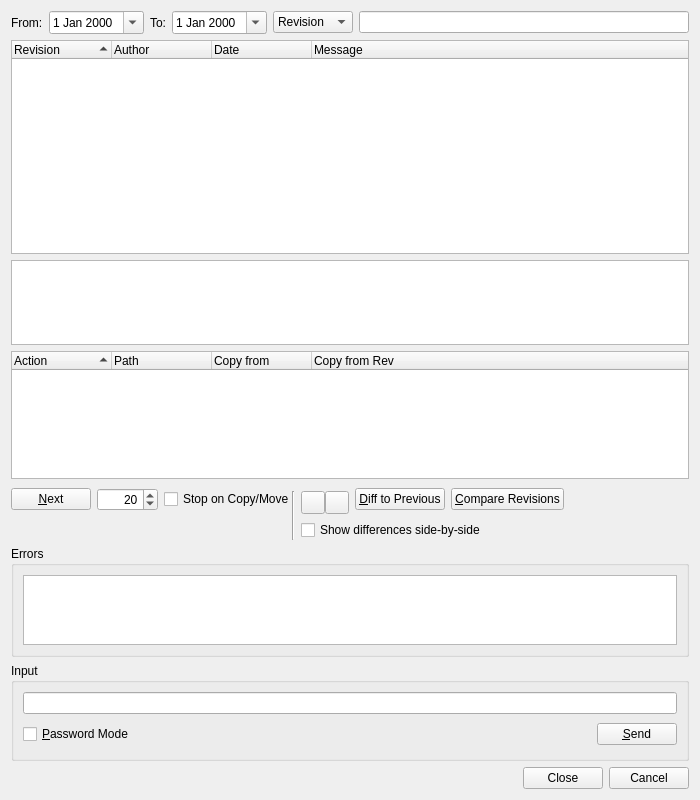
<?xml version="1.0" encoding="UTF-8"?>
<ui version="4.0">
 <class>SvnLogBrowserDialog</class>
 <widget class="QWidget" name="SvnLogBrowserDialog">
  <property name="geometry">
   <rect>
    <x>0</x>
    <y>0</y>
    <width>700</width>
    <height>800</height>
   </rect>
  </property>
  <property name="windowTitle">
   <string>Subversion Log</string>
  </property>
  <layout class="QVBoxLayout" name="verticalLayout">
   <item>
    <layout class="QHBoxLayout">
     <item>
      <widget class="QLabel" name="label">
       <property name="text">
        <string>From:</string>
       </property>
      </widget>
     </item>
     <item>
      <widget class="QDateEdit" name="fromDate">
       <property name="toolTip">
        <string>Enter the start date</string>
       </property>
       <property name="calendarPopup">
        <bool>true</bool>
       </property>
      </widget>
     </item>
     <item>
      <widget class="QLabel" name="label_2">
       <property name="text">
        <string>To:</string>
       </property>
      </widget>
     </item>
     <item>
      <widget class="QDateEdit" name="toDate">
       <property name="toolTip">
        <string>Enter the end date</string>
       </property>
       <property name="calendarPopup">
        <bool>true</bool>
       </property>
      </widget>
     </item>
     <item>
      <widget class="QComboBox" name="fieldCombo">
       <property name="toolTip">
        <string>Select the field to filter on</string>
       </property>
       <item>
        <property name="text">
         <string>Revision</string>
        </property>
       </item>
       <item>
        <property name="text">
         <string>Author</string>
        </property>
       </item>
       <item>
        <property name="text">
         <string>Message</string>
        </property>
       </item>
      </widget>
     </item>
     <item>
      <widget class="QLineEdit" name="rxEdit">
       <property name="toolTip">
        <string>Enter the regular expression to filter on</string>
       </property>
       <property name="clearButtonEnabled">
        <bool>true</bool>
       </property>
      </widget>
     </item>
    </layout>
   </item>
   <item>
    <widget class="QTreeWidget" name="logTree">
     <property name="sizePolicy">
      <sizepolicy hsizetype="Expanding" vsizetype="Expanding">
       <horstretch>0</horstretch>
       <verstretch>5</verstretch>
      </sizepolicy>
     </property>
     <property name="alternatingRowColors">
      <bool>true</bool>
     </property>
     <property name="selectionMode">
      <enum>QAbstractItemView::ExtendedSelection</enum>
     </property>
     <property name="rootIsDecorated">
      <bool>false</bool>
     </property>
     <property name="itemsExpandable">
      <bool>false</bool>
     </property>
     <property name="sortingEnabled">
      <bool>true</bool>
     </property>
     <property name="allColumnsShowFocus">
      <bool>true</bool>
     </property>
     <column>
      <property name="text">
       <string>Revision</string>
      </property>
     </column>
     <column>
      <property name="text">
       <string>Author</string>
      </property>
     </column>
     <column>
      <property name="text">
       <string>Date</string>
      </property>
     </column>
     <column>
      <property name="text">
       <string>Message</string>
      </property>
     </column>
    </widget>
   </item>
   <item>
    <widget class="QTextEdit" name="messageEdit">
     <property name="sizePolicy">
      <sizepolicy hsizetype="Expanding" vsizetype="Expanding">
       <horstretch>0</horstretch>
       <verstretch>2</verstretch>
      </sizepolicy>
     </property>
     <property name="readOnly">
      <bool>true</bool>
     </property>
    </widget>
   </item>
   <item>
    <widget class="QTreeWidget" name="filesTree">
     <property name="sizePolicy">
      <sizepolicy hsizetype="Expanding" vsizetype="Expanding">
       <horstretch>0</horstretch>
       <verstretch>3</verstretch>
      </sizepolicy>
     </property>
     <property name="alternatingRowColors">
      <bool>true</bool>
     </property>
     <property name="rootIsDecorated">
      <bool>false</bool>
     </property>
     <property name="itemsExpandable">
      <bool>false</bool>
     </property>
     <property name="sortingEnabled">
      <bool>true</bool>
     </property>
     <property name="allColumnsShowFocus">
      <bool>true</bool>
     </property>
     <column>
      <property name="text">
       <string>Action</string>
      </property>
     </column>
     <column>
      <property name="text">
       <string>Path</string>
      </property>
     </column>
     <column>
      <property name="text">
       <string>Copy from</string>
      </property>
     </column>
     <column>
      <property name="text">
       <string>Copy from Rev</string>
      </property>
     </column>
    </widget>
   </item>
   <item>
    <layout class="QGridLayout" name="gridLayout">
     <item row="0" column="0" rowspan="2">
      <widget class="QPushButton" name="nextButton">
       <property name="toolTip">
        <string>Press to get the next bunch of log entries</string>
       </property>
       <property name="text">
        <string>&amp;Next</string>
       </property>
      </widget>
     </item>
     <item row="0" column="1" rowspan="2">
      <widget class="QSpinBox" name="limitSpinBox">
       <property name="toolTip">
        <string>Enter the limit of entries to fetch</string>
       </property>
       <property name="alignment">
        <set>Qt::AlignRight|Qt::AlignTrailing|Qt::AlignVCenter</set>
       </property>
       <property name="minimum">
        <number>1</number>
       </property>
       <property name="maximum">
        <number>10000</number>
       </property>
       <property name="value">
        <number>20</number>
       </property>
      </widget>
     </item>
     <item row="0" column="2" rowspan="2" colspan="2">
      <widget class="QCheckBox" name="stopCheckBox">
       <property name="toolTip">
        <string>Select to stop listing log messages at a copy or move</string>
       </property>
       <property name="text">
        <string>Stop on Copy/Move</string>
       </property>
      </widget>
     </item>
     <item row="0" column="5" rowspan="2">
      <widget class="QPushButton" name="diffPreviousButton">
       <property name="toolTip">
        <string>Press to generate a diff to the previous revision</string>
       </property>
       <property name="text">
        <string>&amp;Diff to Previous</string>
       </property>
      </widget>
     </item>
     <item row="0" column="6" rowspan="2">
      <widget class="QPushButton" name="diffRevisionsButton">
       <property name="toolTip">
        <string>Press to compare two revisions</string>
       </property>
       <property name="text">
        <string>&amp;Compare Revisions</string>
       </property>
      </widget>
     </item>
     <item row="0" column="7" rowspan="2">
      <spacer>
       <property name="orientation">
        <enum>Qt::Horizontal</enum>
       </property>
       <property name="sizeHint" stdset="0">
        <size>
         <width>39</width>
         <height>26</height>
        </size>
       </property>
      </spacer>
     </item>
     <item row="1" column="3" rowspan="2">
      <widget class="Line" name="line">
       <property name="orientation">
        <enum>Qt::Vertical</enum>
       </property>
      </widget>
     </item>
     <item row="1" column="4">
      <layout class="QHBoxLayout" name="horizontalLayout">
       <property name="spacing">
        <number>0</number>
       </property>
       <item>
        <widget class="QToolButton" name="upButton">
         <property name="toolTip">
          <string>Press to move up in the log list</string>
         </property>
         <property name="autoRepeat">
          <bool>true</bool>
         </property>
        </widget>
       </item>
       <item>
        <widget class="QToolButton" name="downButton">
         <property name="toolTip">
          <string>Press to move down in the log list</string>
         </property>
         <property name="autoRepeat">
          <bool>true</bool>
         </property>
        </widget>
       </item>
      </layout>
     </item>
     <item row="2" column="4" colspan="3">
      <widget class="QCheckBox" name="sbsCheckBox">
       <property name="toolTip">
        <string>Select to show differences side-by-side</string>
       </property>
       <property name="text">
        <string>Show differences side-by-side</string>
       </property>
      </widget>
     </item>
    </layout>
   </item>
   <item>
    <widget class="QGroupBox" name="errorGroup">
     <property name="sizePolicy">
      <sizepolicy hsizetype="Preferred" vsizetype="Expanding">
       <horstretch>0</horstretch>
       <verstretch>1</verstretch>
      </sizepolicy>
     </property>
     <property name="title">
      <string>Errors</string>
     </property>
     <layout class="QVBoxLayout">
      <item>
       <widget class="QTextEdit" name="errors">
        <property name="whatsThis">
         <string>&lt;b&gt;Subversion log errors&lt;/b&gt;&lt;p&gt;This shows possible error messages of the svn log command.&lt;/p&gt;</string>
        </property>
        <property name="readOnly">
         <bool>true</bool>
        </property>
        <property name="acceptRichText">
         <bool>false</bool>
        </property>
       </widget>
      </item>
     </layout>
    </widget>
   </item>
   <item>
    <widget class="QGroupBox" name="inputGroup">
     <property name="title">
      <string>Input</string>
     </property>
     <layout class="QGridLayout">
      <item row="1" column="1">
       <spacer>
        <property name="orientation">
         <enum>Qt::Horizontal</enum>
        </property>
        <property name="sizeType">
         <enum>QSizePolicy::Expanding</enum>
        </property>
        <property name="sizeHint" stdset="0">
         <size>
          <width>327</width>
          <height>29</height>
         </size>
        </property>
       </spacer>
      </item>
      <item row="1" column="2">
       <widget class="QPushButton" name="sendButton">
        <property name="toolTip">
         <string>Press to send the input to the subversion process</string>
        </property>
        <property name="text">
         <string>&amp;Send</string>
        </property>
        <property name="shortcut">
         <string>Alt+S</string>
        </property>
       </widget>
      </item>
      <item row="0" column="0" colspan="3">
       <widget class="QLineEdit" name="input">
        <property name="toolTip">
         <string>Enter data to be sent to the subversion process</string>
        </property>
       </widget>
      </item>
      <item row="1" column="0">
       <widget class="QCheckBox" name="passwordCheckBox">
        <property name="toolTip">
         <string>Select to switch the input field to password mode</string>
        </property>
        <property name="text">
         <string>&amp;Password Mode</string>
        </property>
        <property name="shortcut">
         <string>Alt+P</string>
        </property>
       </widget>
      </item>
     </layout>
    </widget>
   </item>
   <item>
    <widget class="QDialogButtonBox" name="buttonBox">
     <property name="orientation">
      <enum>Qt::Horizontal</enum>
     </property>
     <property name="standardButtons">
      <set>QDialogButtonBox::Cancel|QDialogButtonBox::Close</set>
     </property>
    </widget>
   </item>
  </layout>
 </widget>
 <tabstops>
  <tabstop>fromDate</tabstop>
  <tabstop>toDate</tabstop>
  <tabstop>fieldCombo</tabstop>
  <tabstop>rxEdit</tabstop>
  <tabstop>logTree</tabstop>
  <tabstop>messageEdit</tabstop>
  <tabstop>filesTree</tabstop>
  <tabstop>nextButton</tabstop>
  <tabstop>limitSpinBox</tabstop>
  <tabstop>stopCheckBox</tabstop>
  <tabstop>upButton</tabstop>
  <tabstop>downButton</tabstop>
  <tabstop>diffPreviousButton</tabstop>
  <tabstop>diffRevisionsButton</tabstop>
  <tabstop>sbsCheckBox</tabstop>
  <tabstop>errors</tabstop>
  <tabstop>input</tabstop>
  <tabstop>passwordCheckBox</tabstop>
  <tabstop>sendButton</tabstop>
 </tabstops>
 <resources/>
 <connections/>
</ui>
